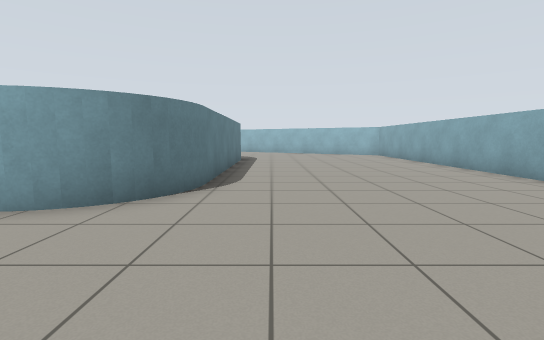
[1] (above)

12 first-person views from a walk through a world built for the Gazebo simulator. The camera is 0.88 m above the floor, tilts 6° down and sees 85° across. The floor is counted in squares, 1 m on a side. Each view is taken from the middle of a square. On the plan, view 1 faces up. The plan holds only what a view shows up to about 11 squares ahead; the rest is blank. The place goes on beyond the plan.

[2]
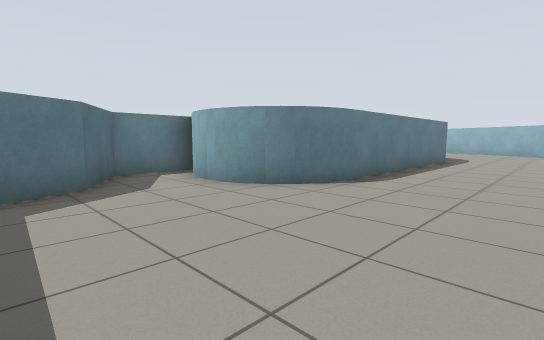

[3]
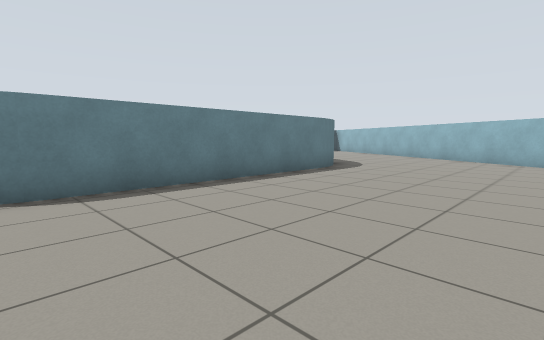

[4]
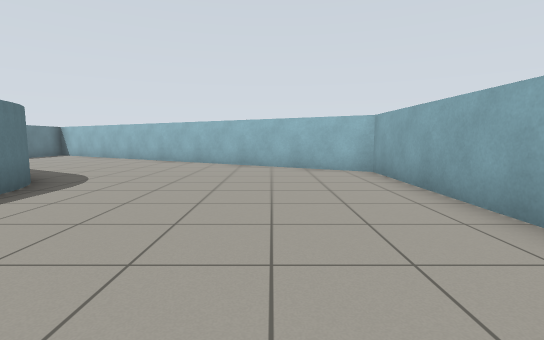

[5]
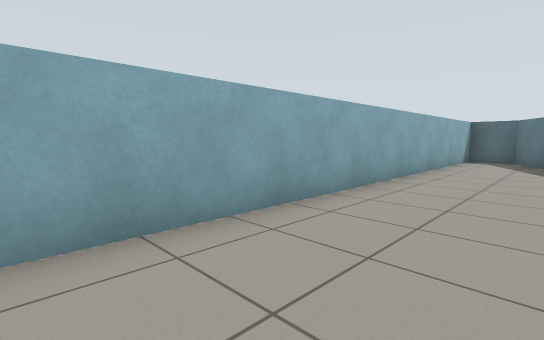

[6]
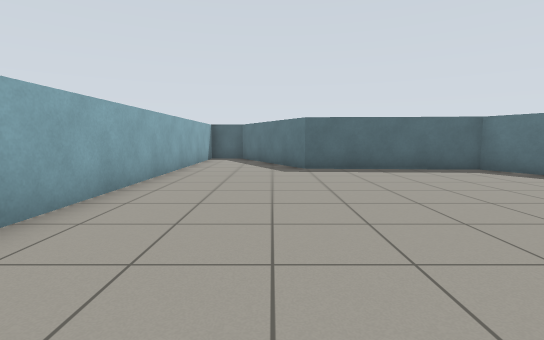

[7]
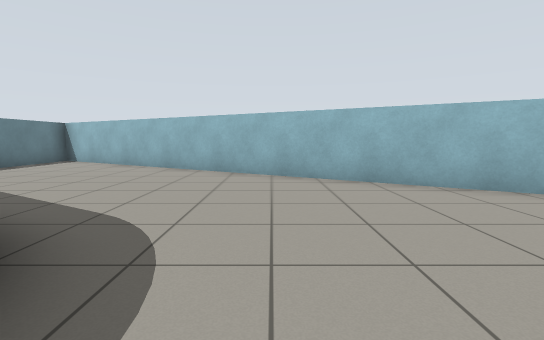

[8]
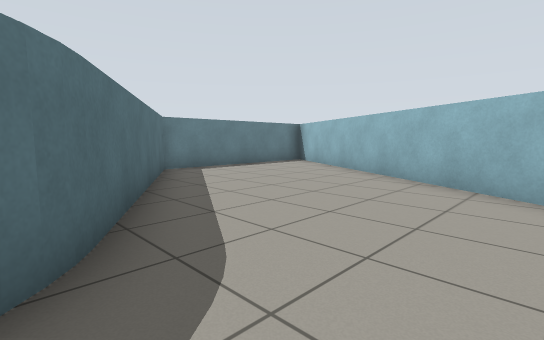

[9]
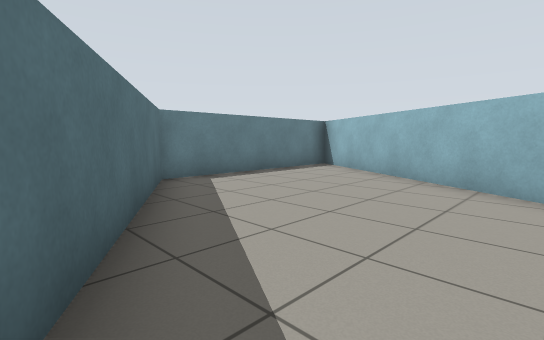

[10]
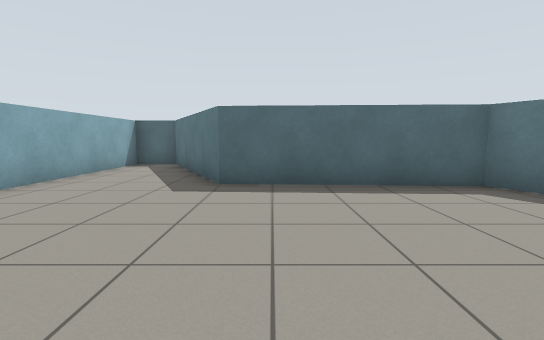

[11]
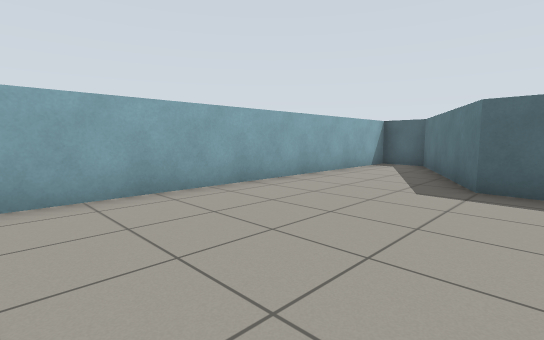

[12]
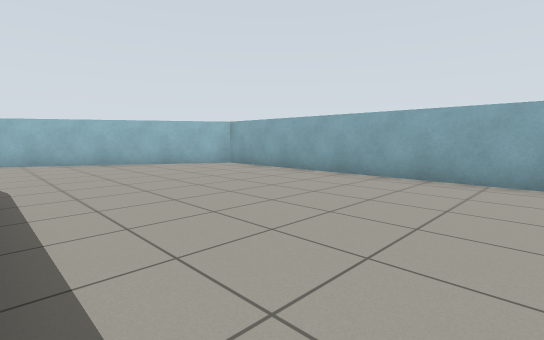

### Floor plan
Points are (right, up) in squares from view 1. A wall is a line through its corners. A room is listed if a view was taken in it or the views show most of it. See-through windows are left out.
Room 1 (views 1, 2, 3, 4, 5, 6, 7, 8, 9, 10, 11, 12)
walls: (-1.3, 5.6) (-1.4, 5.1); (-1.3, 12.6) (-1.3, 5.4); (-1.4, 5) (-1.7, 4.4) (-2.2, 3.9); (-1.6, 13.6) (-1.4, 13.1); (-2, 14.1) (-1.5, 13.5) (-1.3, 12.8); (-3.1, 3.6) (-3.8, 3.5) (-4.4, 3.7); (-5.6, 4.5) (-5.6, 2.3) (-3.9, 1.3) (-3, -0.5) (2, -0.8) (4.3, -5.2) (5.7, -5.3) (5.7, 15.9) (-7.5, 23.5); (-8.2, 23.5) (-8.2, 17.8) (-2.3, 14.4)

Where each view was taken, in squares from view 1:
view 1: 0 up, 0 right, facing up
view 2: 0 up, 2 right, facing up-left
view 3: 5 up, 4 right, facing up-left
view 4: 8 up, 3 right, facing up
view 5: 8 up, 3 right, facing down-right
view 6: 8 up, 3 right, facing down
view 7: 12 up, 0 right, facing up
view 8: 14 up, 0 right, facing up-left
view 9: 15 up, 2 left, facing up-left
view 10: 5 up, 1 right, facing down
view 11: 5 up, 1 right, facing down-right
view 12: 7 up, 1 left, facing up-right
